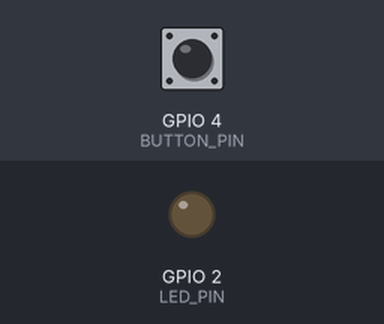
Bench run of a sketch on a simulated ESP32. Shown: output pins drawn as LEDs (lit = HIGH). Inputs (shaded band) come from the test bench; at power-on: GPIO 4 (BUTTON_PIN) LOW.

Above: at 1.2 s.
1.3 s: GPIO 4 (BUTTON_PIN) pulled HIGH for 0.15 s
At 1.37 s:
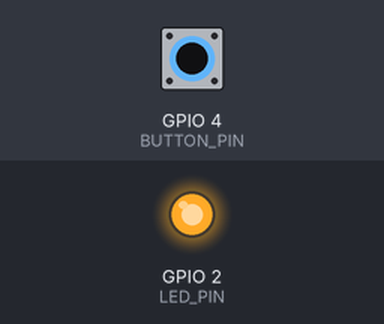
2.9 s: GPIO 4 (BUTTON_PIN) pulled HIGH for 3.2 s
At 7.0 s:
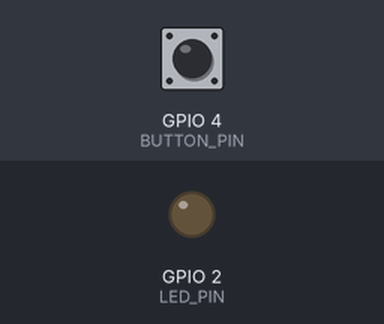
Timing chart, 0 to 8.5 s (numbered marks = the images above; inputs shaded):
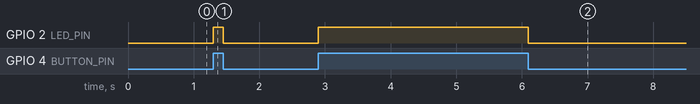

The sketch:

button_led.ino
```cpp
#define BUTTON_PIN 4
#define LED_PIN 2

void setup() {
  pinMode(BUTTON_PIN, INPUT_PULLDOWN);
  pinMode(LED_PIN, OUTPUT);
}

void loop() {
  int buttonState = digitalRead(BUTTON_PIN);

  if (buttonState == HIGH) {
    digitalWrite(LED_PIN, HIGH);
  } else {
    digitalWrite(LED_PIN, LOW);
  }
}
```

Measured:
- after the input at 1.3 s, GPIO 2 (LED_PIN): LOW → HIGH at once, → LOW 0.15 s later
- after the input at 2.9 s, GPIO 2 (LED_PIN): LOW → HIGH at once, → LOW 3.2 s later
